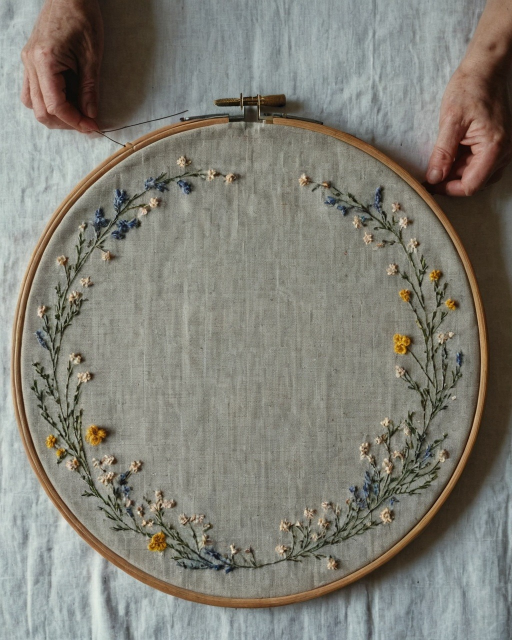
#> input picture marketing/instagram/ia/bordado-com-maos.jpg, 1024 x 1280 px (shown at 1/2 size)
$ python bordado-sem-maos.py
#> lines starting #> are read from the running program, lines starting #| are printed output that depends on the picture; after the words box and inside, x2 and y2 are one past the last pixel; in counts of white or black regions, pixels touching at a corner belong together
"""Tira as duas mãos da foto do bordado sem IA.
Fora do aro: a luz da foto (passa-baixa, com a mão tapada antes de borrar e refeita por difusão) mais a textura do
linho liso copiada de outra parte da foto. No aro e rente a ele: o lado oposto espelhado (o bastidor é simétrico).
Aro medido pelos pixels de madeira: x 23..973 em y=720, fundo y=1214.
Entrada: ia/bordado-com-maos.jpg (gerada por IA). Saída: ia/bordado.jpg, usada na peça atelie-3."""
from pathlib import Path

import numpy as np
from PIL import Image, ImageDraw, ImageFilter

RAIZ = Path(__file__).resolve().parent.parent
S = RAIZ / "marketing" / "instagram" / "ia"
src = Image.open(RAIZ / "marketing/instagram/ia/bordado-com-maos.jpg").convert("RGB")
#> src is the input picture: PIL image 1024x1280 RGB; mean R, G, B 129.5, 127.7, 118.4
W, H = src.size
#> W = 1024; H = 1280
CX, CY = 498, 735
R_EXT, R_INT = 478, 445
yy, xx = np.mgrid[0:H, 0:W]
raio = np.hypot(xx - CX, yy - CY)

img = src.copy()
TEXTURA = src.crop((560, 0, 830, 200))  # linho liso, à direita do fecho
SIGMA = 18
tex = np.asarray(TEXTURA).astype(np.float32)
tex_detalhe = tex - np.asarray(TEXTURA.filter(ImageFilter.GaussianBlur(SIGMA))).astype(np.float32)


def pena_mascara(tam, pena, caixa):
    m = Image.new("L", tam, 0)
    ImageDraw.Draw(m).rectangle((pena, pena, tam[0] - pena, tam[1] - pena), fill=255)
    m = np.asarray(m.filter(ImageFilter.GaussianBlur(pena / 1.6))).astype(np.float32) / 255
    x0, y0, x1, y1 = caixa  # nas bordas da foto não precisa de pena
    if x1 >= W: m[:, -pena * 2:] = m[:, -pena * 2 - 1:-pena * 2]
    if y0 <= 0: m[:pena * 2, :] = m[pena * 2:pena * 2 + 1, :]
    if x0 <= 0: m[:, :pena * 2] = m[:, pena * 2:pena * 2 + 1]
    return m


def misturar(base, caixa, novo, alfa):
    x0, y0, x1, y1 = caixa
    reg = np.asarray(base.crop(caixa)).astype(np.float32)
    base.paste(Image.fromarray(np.clip(reg * (1 - alfa[..., None]) + novo * alfa[..., None], 0, 255).astype(np.uint8)), (x0, y0))


def luz_preenchida(caixa, buraco):
    """Luz (passa-baixa) da região com o buraco (onde estava a mão) refeito por difusão a partir do linho conhecido.
    A mão é tapada com a cor média do linho ANTES de borrar, senão a pele clara vaza pra volta."""
    x0, y0, x1, y1 = caixa
    bx0, by0, bx1, by1 = buraco
    reg = np.asarray(src.crop(caixa)).astype(np.float32)
    r = raio[y0:y1, x0:x1]
    conhecido = r > R_EXT + 12
    conhecido[by0 - y0:by1 - y0, bx0 - x0:bx1 - x0] = False
    tapado = reg.copy()
    tapado[~conhecido] = reg[conhecido].mean(axis=0)
    luz = np.asarray(Image.fromarray(tapado.astype(np.uint8)).filter(ImageFilter.GaussianBlur(SIGMA))).astype(np.float32)
    esc = 8
    peq = np.asarray(Image.fromarray(luz.astype(np.uint8)).resize(((x1 - x0) // esc, (y1 - y0) // esc), Image.BOX)).astype(np.float32)
    fixo = np.asarray(Image.fromarray((conhecido * 255).astype(np.uint8)).resize(peq.shape[1::-1], Image.BOX)) > 250
    val = peq.copy()
    for _ in range(4000):
        med = (np.roll(val, 1, 0) + np.roll(val, -1, 0) + np.roll(val, 1, 1) + np.roll(val, -1, 1)) / 4
        val[~fixo] = med[~fixo]
    return np.asarray(Image.fromarray(np.clip(val, 0, 255).astype(np.uint8)).resize((x1 - x0, y1 - y0), Image.BICUBIC)).astype(np.float32)


def cobrir_linho(base, caixa, buraco, pena=22):
    """Cobre a caixa (só fora do aro) com a luz preenchida mais a textura do linho, em ladrilhos virados."""
    x0, y0, x1, y1 = caixa
    canvas = np.zeros((y1 - y0, x1 - x0, 3), np.float32)
    th, tw = tex_detalhe.shape[:2]
    k = 0
    for ty in range(0, y1 - y0, th - 30):
        for tx in range(0, x1 - x0, tw - 30):
            t = tex_detalhe
            if k % 2: t = t[:, ::-1]
            if (k // 2) % 2: t = t[::-1]
            h_ = min(th, y1 - y0 - ty); w_ = min(tw, x1 - x0 - tx)
            canvas[ty:ty + h_, tx:tx + w_] = t[:h_, :w_]
            k += 1
    novo = luz_preenchida(caixa, buraco) + canvas
    fora = (raio[y0:y1, x0:x1] > R_EXT).astype(np.float32)
    fora = np.asarray(Image.fromarray((fora * 255).astype(np.uint8)).filter(ImageFilter.GaussianBlur(3))).astype(np.float32) / 255
    misturar(base, caixa, novo, pena_mascara((x1 - x0, y1 - y0), pena, caixa) * fora)


def espelhar(base, caixa, pena=12):
    """Cola na caixa o lado oposto da foto, espelhado no eixo vertical do aro."""
    x0, y0, x1, y1 = caixa
    sx0, sx1 = int(round(2 * CX - x1)), int(round(2 * CX - x0))
    fonte = np.asarray(base.crop((sx0, y0, sx1, y1)))[:, ::-1].astype(np.float32)
    # só onde o lado espelhado é madeira (e uns 12px em volta): o linho já foi refeito com a luz certa
    R, G, B = fonte[..., 0], fonte[..., 1], fonte[..., 2]
    madeira = ((R - B > 40) & (R - G > 8) & (R - G < 60) & (R > 90)).astype(np.uint8) * 255
    madeira = np.asarray(Image.fromarray(madeira).filter(ImageFilter.MaxFilter(5)).filter(ImageFilter.GaussianBlur(3))).astype(np.float32) / 255
    misturar(base, caixa, fonte, pena_mascara((x1 - x0, y1 - y0), pena, caixa) * madeira)


# mão esquerda: linho fora do aro; a linha e a agulha no aro (e rente a ele) vêm do lado direito, espelhado
cobrir_linho(img, (0, 0, 330, 340), buraco=(0, 0, 250, 300), pena=26)
#> after the loop in cobrir_linho, `for ty in range(0, y1 - y0, th - 30):`:
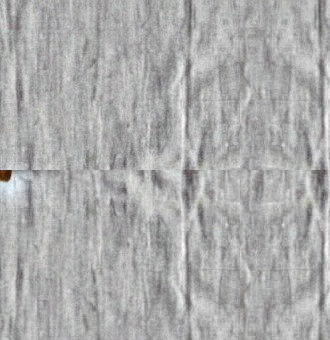
#> canvas: shape (340, 330, 3) float32; mean R, G, B 0.5, 0.5, 0.5; drawn with min black and max white
#> after the loop in cobrir_linho, `for ty in range(0, y1 - y0, th - 30):`: k = 4
#> in pena_mascara, `m = Image.new("L", tam, 0)`: m: PIL image 330x340 L; every value is 0
#> in pena_mascara, `ImageDraw.Draw(m).rectangle((pena, pena, tam[0] - pena, tam[1] - pena)..`:
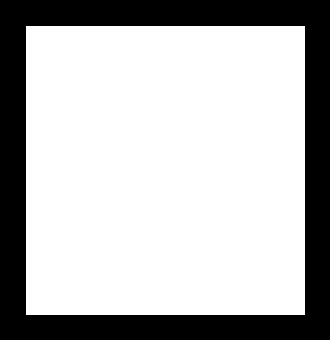
#> m: PIL image 330x340 L; 71.9% white; 1 black region, box (x1, y1, x2, y2) and area: (0, 0, 330, 340) 31569
#> in pena_mascara, `if x0 <= 0: m[:, :pena * 2] = m[:, pena * 2:pena * 2 + 1]`:
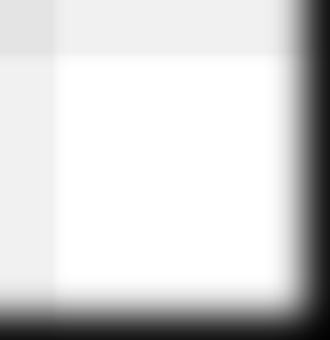
#> m: shape (340, 330) float32; min 0.00784, max 1, mean 0.837
#> in misturar, `x0, y0, x1, y1 = caixa`: x0 = 0; x1 = 330; y1 = 340
cobrir_linho(img, (270, 185, 450, 245), buraco=(280, 212, 430, 245), pena=12)
#> call 2 of cobrir_linho, with caixa = (270, 185, 450, 245), buraco = (280, 212, 430, 245), pena = 12
#> after the loop in cobrir_linho (call 2), `for ty in range(0, y1 - y0, th - 30):`:
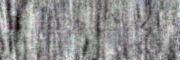
#> canvas: shape (60, 180, 3) float32; mean R, G, B -0.3, -0.3, -0.2; drawn with min black and max white
#> after the loop in cobrir_linho (call 2), `for ty in range(0, y1 - y0, th - 30):`: k = 1
#> in pena_mascara (call 2), `m = Image.new("L", tam, 0)`: m: PIL image 180x60 L; every value is 0
#> in pena_mascara (call 2), `ImageDraw.Draw(m).rectangle((pena, pena, tam[0] - pena, tam[1] - pena)..`: m: PIL image 180x60 L; 53.8% white; 1 black region, box (x1, y1, x2, y2) and area: (0, 0, 180, 60) 4991
espelhar(img, (200, 196, 450, 300), pena=14)
#> in espelhar, `madeira = ((R - B > 40) & (R - G > 8) & (R - G < 60) & (R > 90)).astyp..`: madeira: shape (104, 250); 12.3% white; 3 white regions (2 under 20 px), largest, box (x1, y1, x2, y2) and area: (44, 40, 250, 104) 3205
#> call 3 of pena_mascara, with tam = (250, 104), pena = 14, caixa = (200, 196, 450, 300)
#> in pena_mascara (call 3), `m = Image.new("L", tam, 0)`: m: PIL image 250x104 L; every value is 0
#> in pena_mascara (call 3), `ImageDraw.Draw(m).rectangle((pena, pena, tam[0] - pena, tam[1] - pena)..`: m: PIL image 250x104 L; 66% white; 1 black region, box (x1, y1, x2, y2) and area: (0, 0, 250, 104) 8829
#> in pena_mascara (call 3), `m = np.asarray(m.filter(ImageFilter.GaussianBlur(pena / 1.6))).astype(..`:
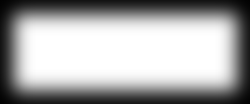
#> m: shape (104, 250) float32; min 0.00392, max 1, mean 0.657
# mão direita: linho fora do aro; os dedos no aro vêm do lado esquerdo, já limpo
cobrir_linho(img, (760, 0, 1024, 470), buraco=(820, 0, 1010, 420), pena=30)
#> call 3 of cobrir_linho, with caixa = (760, 0, 1024, 470), buraco = (820, 0, 1010, 420), pena = 30
#> after the loop in cobrir_linho (call 3), `for ty in range(0, y1 - y0, th - 30):`:
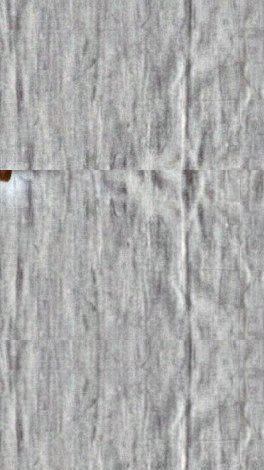
#> canvas: shape (470, 264, 3) float32; mean R, G, B 0.4, 0.4, 0.4; drawn with min black and max white
#> after the loop in cobrir_linho (call 3), `for ty in range(0, y1 - y0, th - 30):`: k = 6
#> call 3 of luz_preenchida, with caixa = (760, 0, 1024, 470), buraco = (820, 0, 1010, 420)
#> in luz_preenchida (call 3), `luz = np.asarray(Image.fromarray(tapado.astype(np.uint8)).filter(Image..`:
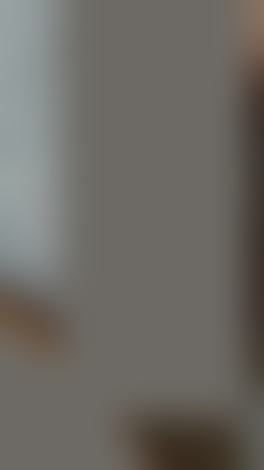
#> luz: shape (470, 264, 3) float32; mean R, G, B 109, 106.1, 100.8
espelhar(img, (835, 338, 955, 432), pena=12)

img.save(RAIZ / "marketing/instagram/ia/bordado.jpg", quality=94)
print("ok: marketing/instagram/ia/bordado.jpg")

$ run again, with marketing/instagram/ia/anonovo.jpg copied over marketing/instagram/ia/bordado-com-maos.jpg
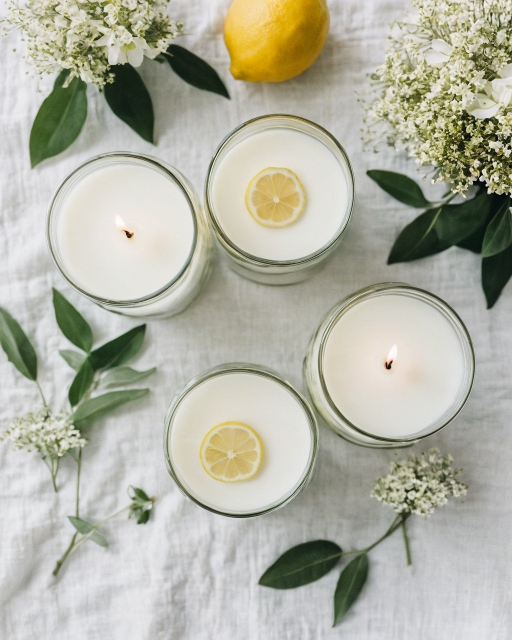
#> input picture marketing/instagram/ia/anonovo.jpg, 1024 x 1280 px (shown at 1/2 size)
#> src is the input picture: PIL image 1024x1280 RGB; mean R, G, B 177.9, 178, 163.4
#> after the loop in cobrir_linho, `for ty in range(0, y1 - y0, th - 30):`: k = 4
#> x0 = 0; x1 = 330; y1 = 340
#> tapado: shape (60, 180, 3) float32
#> luz: shape (60, 180, 3) float32
#> novo: shape (60, 180, 3) float32
#> after the loop in cobrir_linho (call 3), `for ty in range(0, y1 - y0, th - 30):`:
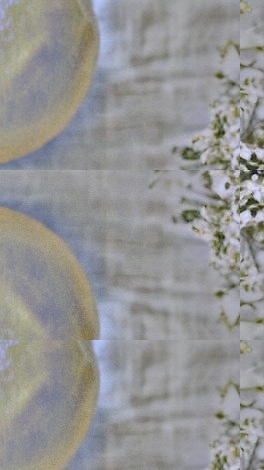
#> canvas: shape (470, 264, 3) float32; mean R, G, B -0.4, -0.5, -0.7; drawn with min black and max white
#> after the loop in cobrir_linho (call 3), `for ty in range(0, y1 - y0, th - 30):`: k = 6
#> tapado: shape (470, 264, 3) float32
#> in luz_preenchida (call 3), `luz = np.asarray(Image.fromarray(tapado.astype(np.uint8)).filter(Image..`:
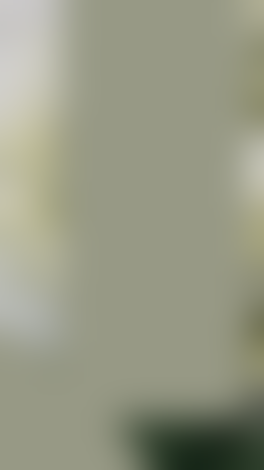
#> luz: shape (470, 264, 3) float32; mean R, G, B 151.3, 153.4, 133.4
#> peq: shape (58, 33, 3) float32
